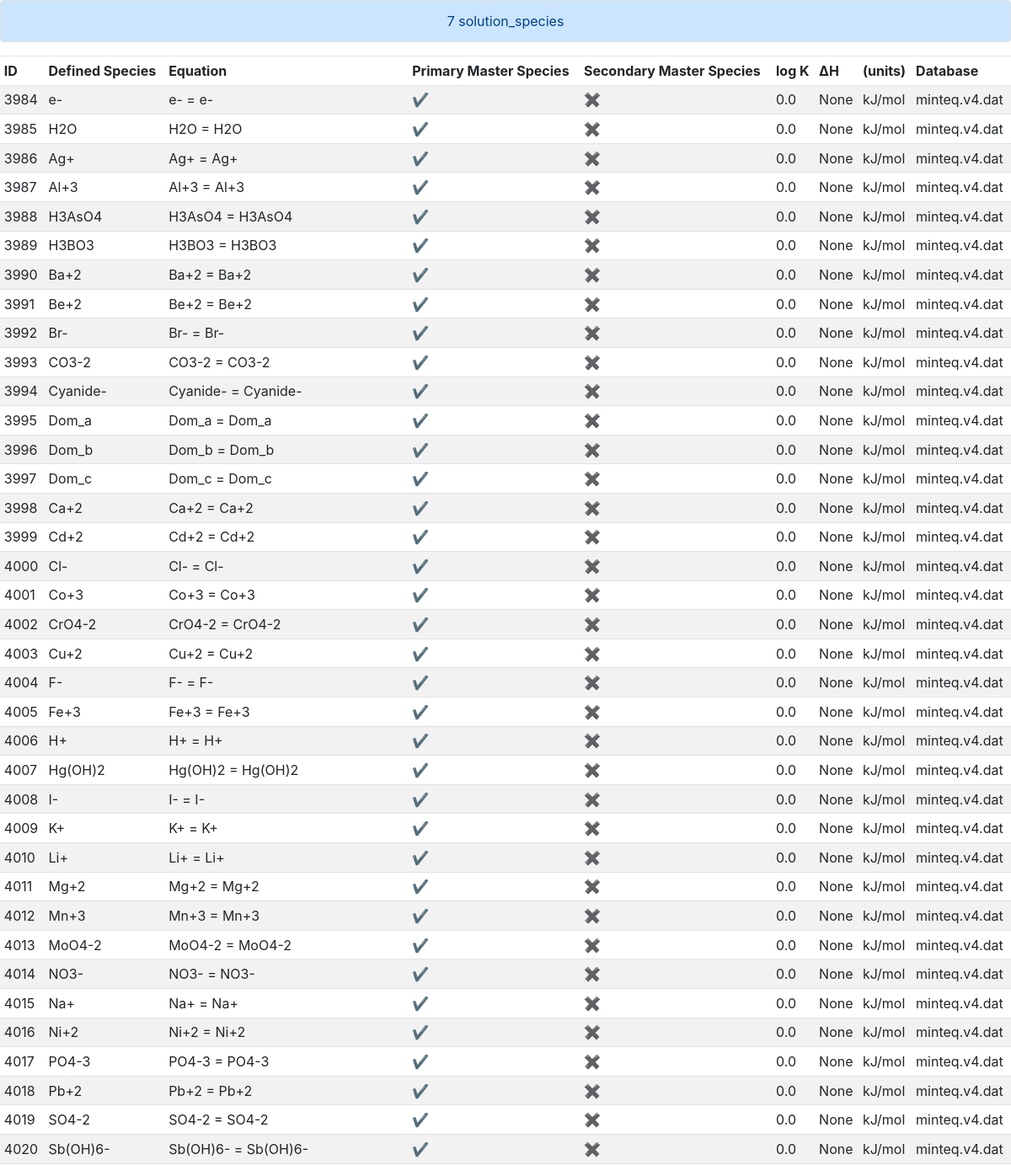
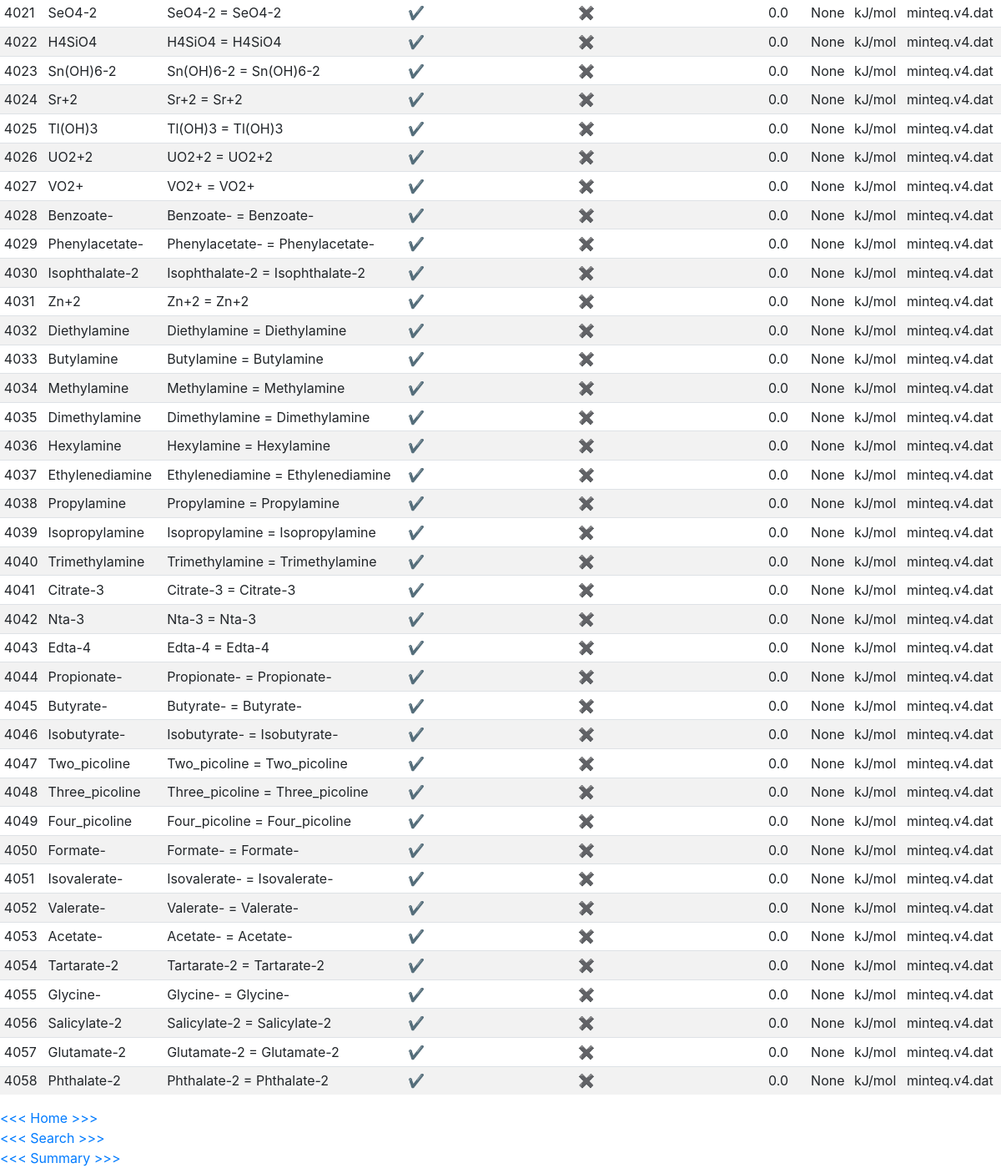
/details?id=7&type=solution_species, run on the app's committed database (2 pictures, top to bottom).
### tables this page shows
CREATE TABLE solution_species (id INTEGER, equation TEXT, reactants TEXT, defined_species TEXT, primary_master_species INTEGER DEFAULT 0, secondary_master_species INTEGER DEFAULT 0, other_products TEXT, log_k REAL, delta_h REAL, delta_h_units TEXT DEFAULT [kJ/mol], analytic_1 REAL, analytic_2 REAL, analytic_3 REAL, analytic_4 REAL, analytic_5 REAL, analytic_6 REAL, gamma_a REAL, gamma_b REAL, llnl_gamma REAL, co2_llnl_gamma INTEGER DEFAULT 0, dw REAL DEFAULT 0, Vm TEXT, millero TEXT, activity_water INTEGER DEFAULT 0, add_log_k_named_expression TEXT, add_log_k_coefficient REAL, erm_ddl REAL DEFAULT 1.0, no_check INTEGER DEFAULT 0, mole_balance TEXT, db_id INTEGER, PRIMARY KEY(id), FOREIGN KEY(db_id) REFERENCES db_meta(id) ON DELETE CASCADE);

CREATE TABLE db_meta (id INTEGER, name TEXT NOT NULL, solution_master_species INTEGER, solution_species INTEGER, phases INTEGER, PRIMARY KEY(id));

### application.py (the view)
@app.route("/details")
def details():
    db_id = flask.request.args.get("id")
    search_type = flask.request.args.get("type")
    if search_type == "solution_master_species":
        results = db.execute(
            "SELECT solution_master_species.id AS ID, element AS Element, master_species AS Species, primary_master_species AS 'Primary Master Species', secondary_master_species AS 'Secondary Master Species', alkalinity AS Alkalinity, element_gfw AS 'Gram Formula Weight', db_meta.name AS Database FROM solution_master_species JOIN db_meta ON solution_master_species.db_id = db_meta.id WHERE db_id = ?", db_id)
    elif search_type == "solution_species":
        results = db.execute(
            "SELECT solution_species.id AS ID, defined_species AS 'Defined Species', equation AS Equation, primary_master_species AS 'Primary Master Species', secondary_master_species AS 'Secondary Master Species', log_k AS 'log K', delta_h AS 'ΔH', delta_h_units AS '(units)', db_meta.name AS Database FROM solution_species JOIN db_meta ON solution_species.db_id = db_meta.id WHERE db_id = ?", db_id)
    elif search_type == "phases":
        results = db.execute(
                    "SELECT phases.id AS ID, phases.name AS Name, defined_phase AS Formula, equation AS Equation, log_k AS 'log K', delta_h AS 'ΔH', delta_h_units AS '(units)', db_meta.name AS Database FROM phases JOIN db_meta ON phases.db_id = db_meta.id WHERE db_id = ?", db_id)
    if search_type == "solution_master_species" or search_type == "solution_species":
        for i in range(len(results)):
            for old, new in [("0", "\u2716"), ("1", "\u2714")]:
                results[i]["Primary Master Species"] = str(results[i]["Primary Master Species"]).replace(old, new)
                results[i]["Secondary Master Species"] = str(results[i]["Secondary Master Species"]).replace(old, new)
    flask.flash(db_id + " " + search_type)
    return flask.render_template("results.html", results=results)

### templates/results.html
{% extends "layout.html" %}
{% block main %}
<div>
    <table class="table table-hover table-sm table-striped">
        <thead>
            {% for key in results[0] %}
                <td>{{ key }}</td>
            {% endfor %}
        </thead>
        <tbody>
            {% for result in results %}
                <tr>
                    {% for key, value in result.items() %}
                        <td>{{ value }}</td>
                    {% endfor %}
                </tr>
            {% endfor %}
        </tbody>
    </table>
</div>
<div>
    <a href="/">&lt;&lt;&lt; Home >>></a>
</div>
<div>
    <a href="/search">&lt;&lt;&lt; Search >>></a>
</div>
<div>
    <a href="/overview">&lt;&lt;&lt; Summary >>></a>
</div>
{% endblock %}

### static/styles.css (style rules this page uses)
thead { font-weight: bold; }

### data on the page
solution_species: id "3984", defined_species "e-", equation "e- = e-", result "✔" "✖" "None", log_k "0.0", delta_h_units "kJ/mol", name "minteq.v4.dat"
solution_species: id "3985", defined_species "H2O", equation "H2O = H2O", result "✔" "✖" "None", log_k "0.0", delta_h_units "kJ/mol", name "minteq.v4.dat"
solution_species: id "3986", defined_species "Ag+", equation "Ag+ = Ag+", result "✔" "✖" "None", log_k "0.0", delta_h_units "kJ/mol", name "minteq.v4.dat"
solution_species: id "3987", defined_species "Al+3", equation "Al+3 = Al+3", result "✔" "✖" "None", log_k "0.0", delta_h_units "kJ/mol", name "minteq.v4.dat"
solution_species: id "3988", defined_species "H3AsO4", equation "H3AsO4 = H3AsO4", result "✔" "✖" "None", log_k "0.0", delta_h_units "kJ/mol", name "minteq.v4.dat"
solution_species: id "3989", defined_species "H3BO3", equation "H3BO3 = H3BO3", result "✔" "✖" "None", log_k "0.0", delta_h_units "kJ/mol", name "minteq.v4.dat"
solution_species: id "3990", defined_species "Ba+2", equation "Ba+2 = Ba+2", result "✔" "✖" "None", log_k "0.0", delta_h_units "kJ/mol", name "minteq.v4.dat"
solution_species: id "3991", defined_species "Be+2", equation "Be+2 = Be+2", result "✔" "✖" "None", log_k "0.0", delta_h_units "kJ/mol", name "minteq.v4.dat"
solution_species: id "3992", defined_species "Br-", equation "Br- = Br-", result "✔" "✖" "None", log_k "0.0", delta_h_units "kJ/mol", name "minteq.v4.dat"
solution_species: id "3993", defined_species "CO3-2", equation "CO3-2 = CO3-2", result "✔" "✖" "None", log_k "0.0", delta_h_units "kJ/mol", name "minteq.v4.dat"
solution_species: id "3994", defined_species "Cyanide-", equation "Cyanide- = Cyanide-", result "✔" "✖" "None", log_k "0.0", delta_h_units "kJ/mol", name "minteq.v4.dat"
solution_species: id "3995", defined_species "Dom_a", equation "Dom_a = Dom_a", result "✔" "✖" "None", log_k "0.0", delta_h_units "kJ/mol", name "minteq.v4.dat"
solution_species: id "3996", defined_species "Dom_b", equation "Dom_b = Dom_b", result "✔" "✖" "None", log_k "0.0", delta_h_units "kJ/mol", name "minteq.v4.dat"
solution_species: id "3997", defined_species "Dom_c", equation "Dom_c = Dom_c", result "✔" "✖" "None", log_k "0.0", delta_h_units "kJ/mol", name "minteq.v4.dat"
solution_species: id "3998", defined_species "Ca+2", equation "Ca+2 = Ca+2", result "✔" "✖" "None", log_k "0.0", delta_h_units "kJ/mol", name "minteq.v4.dat"
solution_species: id "3999", defined_species "Cd+2", equation "Cd+2 = Cd+2", result "✔" "✖" "None", log_k "0.0", delta_h_units "kJ/mol", name "minteq.v4.dat"
solution_species: id "4000", defined_species "Cl-", equation "Cl- = Cl-", result "✔" "✖" "None", log_k "0.0", delta_h_units "kJ/mol", name "minteq.v4.dat"
solution_species: id "4001", defined_species "Co+3", equation "Co+3 = Co+3", result "✔" "✖" "None", log_k "0.0", delta_h_units "kJ/mol", name "minteq.v4.dat"
db_meta: result "4002" "CrO4-2" "CrO4-2 = CrO4-2" "✔" "✖" "0.0" "None" "kJ/mol" "4003" "Cu+2" "Cu+2 = Cu+2" "✔" "✖" "0.0" "None" "kJ/mol" "4004" "F-" "F- = F-" "✔" "✖" "0.0" "None" "kJ/mol" "4005" "Fe+3" "Fe+3 = Fe+3" "✔" "✖" "0.0" "None" "kJ/mol" "4006" "H+" "H+ = H+" "✔" "✖" "0.0" "None" "kJ/mol" "4007" "Hg(OH)2" "Hg(OH)2 = Hg(OH)2" "✔" "✖" "0.0" "None" "kJ/mol" "4008" "I-" "I- = I-" "✔" "✖" "0.0" "None" "kJ/mol" "4009" "K+" "K+ = K+" "✔" "✖" "0.0" "None" "kJ/mol" "4010" "Li+" "Li+ = Li+" "✔" "✖" "0.0" "None" "kJ/mol" "4011" "Mg+2" "Mg+2 = Mg+2" "✔" "✖" "0.0" "None" "kJ/mol" "4012" "Mn+3" "Mn+3 = Mn+3" "✔" "✖" "0.0" "None" "kJ/mol" "4013" "MoO4-2" "MoO4-2 = MoO4-2" "✔" "✖" "0.0" "None" "kJ/mol" "4014" "NO3-" "NO3- = NO3-" "✔" "✖" "0.0" "None" "kJ/mol" "4015" "Na+" "Na+ = Na+" "✔" "✖" "0.0" "None" "kJ/mol" "4016" "Ni+2" "Ni+2 = Ni+2" "✔" "✖" "0.0" "None" "kJ/mol" "4017" "PO4-3" "PO4-3 = PO4-3" "✔" "✖" "0.0" "None" "kJ/mol" "4018" "Pb+2" "Pb+2 = Pb+2" "✔" "✖" "0.0" "None" "kJ/mol" "4019" "SO4-2" "SO4-2 = SO4-2" "✔" "✖" "0.0" "None" "kJ/mol" "4020" "Sb(OH)6-" "Sb(OH)6- = Sb(OH)6-" "✔" "✖" "0.0" "None" "kJ/mol" "4021" "SeO4-2" "SeO4-2 = SeO4-2" "✔" "✖" "0.0" "None" "kJ/mol" "4022" "H4SiO4" "H4SiO4 = H4SiO4" "✔" "✖" "0.0" "None" "kJ/mol" "4023" "Sn(OH)6-2" "Sn(OH)6-2 = Sn(OH)6-2" "✔" "✖" "0.0" "None" "kJ/mol" "4024" "Sr+2" "Sr+2 = Sr+2" "✔" "✖" "0.0" "None" "kJ/mol" "4025" "Tl(OH)3" "Tl(OH)3 = Tl(OH)3" "✔" "✖" "0.0" "None" "kJ/mol" "4026" "UO2+2" "UO2+2 = UO2+2" "✔" "✖" "0.0" "None" "kJ/mol" "4027" "VO2+" "VO2+ = VO2+" "✔" "✖" "0.0" "None" "kJ/mol" "4028" "Benzoate-" "Benzoate- = Benzoate-" "✔" "✖" "0.0" "None" "kJ/mol" "4029" "Phenylacetate-" "Phenylacetate- = Phenylacetate-" "✔" "✖" "0.0" "None" "kJ/mol" "4030" "Isophthalate-2" "Isophthalate-2 = Isophthalate-2" "✔" "✖" "0.0" "None" "kJ/mol" "4031" "Zn+2" "Zn+2 = Zn+2" "✔" "✖" "0.0" "None" "kJ/mol" "4032" "Diethylamine" "Diethylamine = Diethylamine" "✔" "✖" "0.0" "None" "kJ/mol" "4033" "Butylamine" "Butylamine = Butylamine" "✔" "✖" "0.0" "None" "kJ/mol" "4034" "Methylamine" "Methylamine = Methylamine" "✔" "✖" "0.0" "None" "kJ/mol" "4035" "Dimethylamine" "Dimethylamine = Dimethylamine" "✔" "✖" "0.0" "None" "kJ/mol" "4036" "Hexylamine" "Hexylamine = Hexylamine" "✔" "✖" "0.0" "None" "kJ/mol" "4037" "Ethylenediamine" "Ethylenediamine = Ethylenediamine" "✔" "✖" "0.0" "None" "kJ/mol" "4038" "Propylamine" "Propylamine = Propylamine" "✔" "✖" "0.0" "None" "kJ/mol" "4039" "Isopropylamine" "Isopropylamine = Isopropylamine" "✔" "✖" "0.0" "None" "kJ/mol" "4040" "Trimethylamine" "Trimethylamine = Trimethylamine" "✔" "✖" "0.0" "None" "kJ/mol" "4041" "Citrate-3" "Citrate-3 = Citrate-3" "✔" "✖" "0.0" "None" "kJ/mol" "4042" "Nta-3" "Nta-3 = Nta-3" "✔" "✖" "0.0" "None" "kJ/mol" "4043" "Edta-4" "Edta-4 = Edta-4" "✔" "✖" "0.0" "None" "kJ/mol" "4044" "Propionate-" "Propionate- = Propionate-" "✔" "✖" "0.0" "None" "kJ/mol" "4045" "Butyrate-" "Butyrate- = Butyrate-" "✔" "✖" "0.0" "None" "kJ/mol" "4046" "Isobutyrate-" "Isobutyrate- = Isobutyrate-" "✔" "✖" "0.0" "None" "kJ/mol" "4047" "Two_picoline" "Two_picoline = Two_picoline" "✔" "✖" "0.0" "None" "kJ/mol" "4048" "Three_picoline" "Three_picoline = Three_picoline" "✔" "✖" "0.0" "None" "kJ/mol" "4049" "Four_picoline" "Four_picoline = Four_picoline" "✔" "✖" "0.0" "None" "kJ/mol" "4050" "Formate-" "Formate- = Formate-" "✔" "✖" "0.0" "None" "kJ/mol" "4051" "Isovalerate-" "Isovalerate- = Isovalerate-" "✔" "✖" "0.0" "None" "kJ/mol" "4052" "Valerate-" "Valerate- = Valerate-" "✔" "✖" "0.0" "None" "kJ/mol" "4053" "Acetate-" "Acetate- = Acetate-" "✔" "✖" "0.0" "None" "kJ/mol" "4054" "Tartarate-2" "Tartarate-2 = Tartarate-2" "✔" "✖" "0.0" "None" "kJ/mol" "4055" "Glycine-" "Glycine- = Glycine-" "✔" "✖" "0.0" "None" "kJ/mol" "4056" "Salicylate-2" "Salicylate-2 = Salicylate-2" "✔" "✖" "0.0" "None" "kJ/mol" "4057" "Glutamate-2" "Glutamate-2 = Glutamate-2" "✔" "✖" "0.0" "None" "kJ/mol" "4058" "Phthalate-2" "Phthalate-2 = Phthalate-2" "✔" "✖" "0.0" "None" "kJ/mol", name "minteq.v4.dat"

### other printed values
{{ get_flashed_messages() | join(" ") }} "7 solution_species"
{{ key }} "ID" "Defined Species" "Equation" "Primary Master Species" "Secondary Master Species" "log K" "ΔH" "(units)" "Database"
